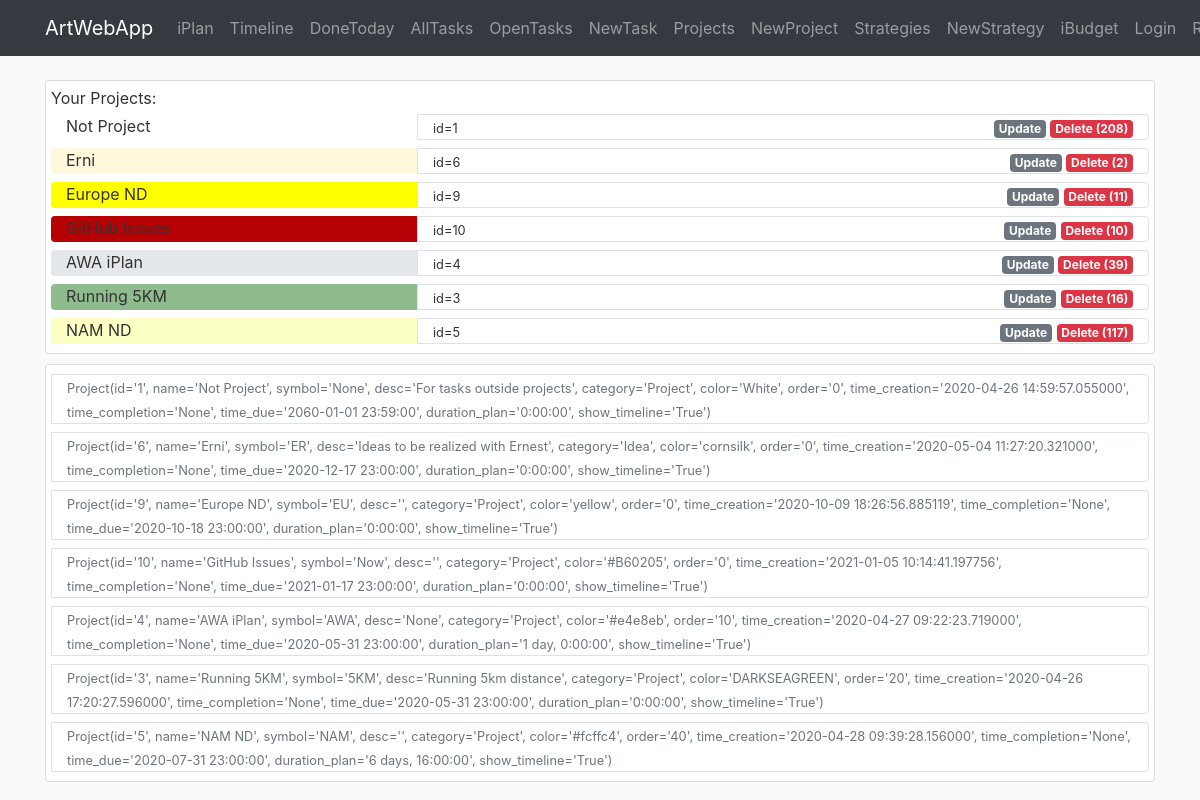
Before: /iplan/project with the older database file.
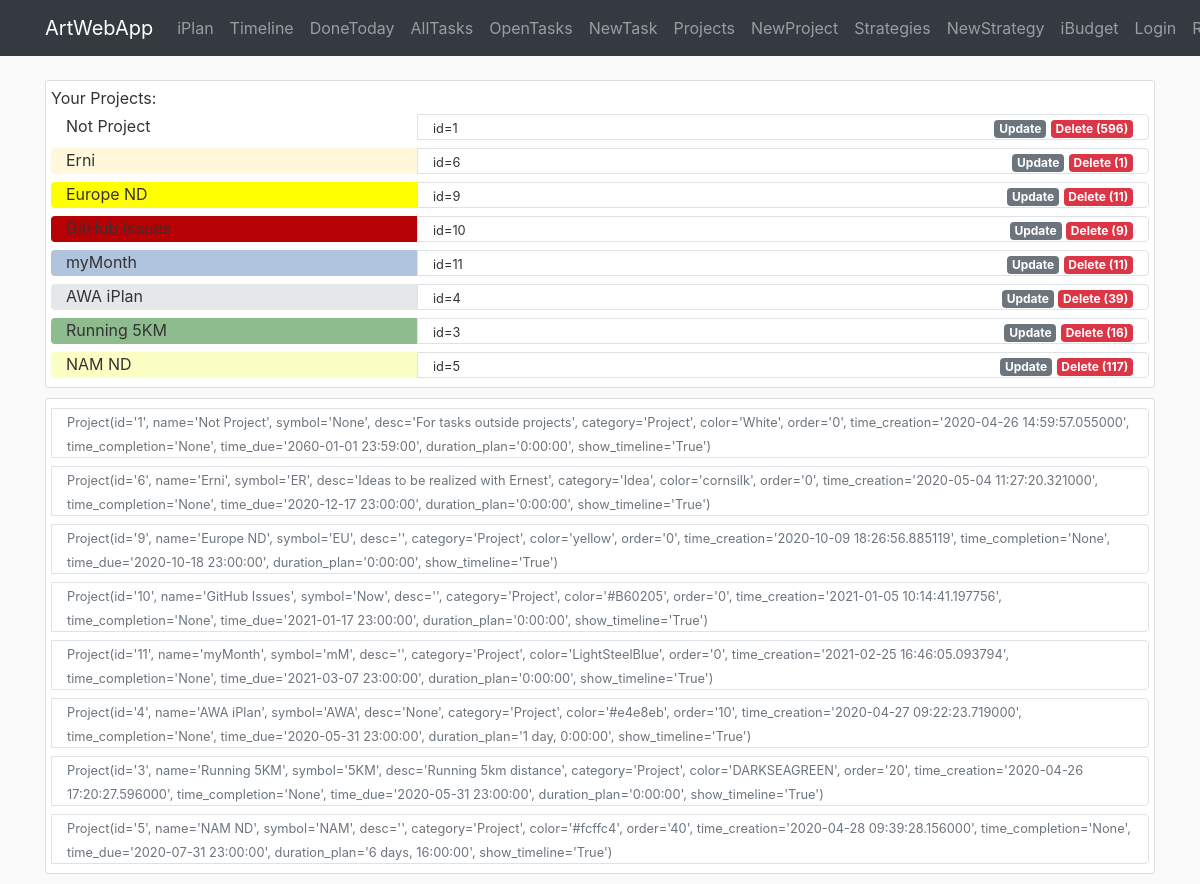
After: the same page with the newer database file.
### awa/iplan/models.py (models this page shows)
class Project(db.Model):
    id = db.Column(db.Integer, primary_key=True)
    name = db.Column(db.String(40), nullable=False)
    symbol = db.Column(db.String(3))
    desc = db.Column(db.Text)
    category = db.Column(db.String(20))
    color = db.Column(db.String(7))
    order = db.Column(db.Integer)
    time_creation = db.Column(db.DateTime, default=datetime.now)
    time_completion = db.Column(db.DateTime)
    time_due = db.Column(db.DateTime)
    duration_plan = db.Column(db.Interval, nullable=False, default=timedelta(0))
    show_timeline = db.Column(db.Boolean, default=True, nullable=False)
    br_task = db.relationship('Task', backref='project')  # todo: lazy=True - test that later
    def __repr__(self):
        return f"Project(id='{self.id}', name='{self.name}', symbol='{self.symbol}', desc='{self.desc}'," \
               f" category='{self.category}', color='{self.color}', order='{self.order}'," \
               f" time_creation='{self.time_creation}', time_completion='{self.time_completion}'," \
               f" time_due='{self.time_due}', duration_plan='{self.duration_plan}'," \
               f" show_timeline='{self.show_timeline}')"

### awa/iplan/routes.py (the view)
@iplan.route('/iplan/project', methods=['GET', 'POST'])
def project():
    projects = Project.query.order_by(Project.order).all()
    count_tasks = {item.id: len(Task.query.filter_by(id_project=item.id).all()) for item in projects}
    return render_template('iplan/project.html', projects=projects, count_tasks=count_tasks)

### awa/templates/iplan/project.html
{% extends "layout.html" %}
{% block content %}
<div class="container">
   <div class="content-section">
       Your Projects:
        {% for item in projects %}
        <div class="row m-0">
            <div class="col-4 rounded-left mt-1 mb-1" style="background-color:{{item.color}}">
                {{item.name}}
            </div>
            <div class="col border rounded-right mt-1 mb-1">
                <div class="row p-0">
                    <div class="col">
                        <small>id={{item.id}}</small>
                    </div>
                    <div class="col-auto ml-auto">
                        <a href="{{url_for('iplan.project_update', id_project=item.id)}}" class="badge badge-secondary">Update</a>
                        {% if count_tasks[item.id] %}
                            <a href="{{url_for('iplan.project_delete', id_project=item.id)}}" class="badge badge-danger">Delete ({{count_tasks[item.id]}})</a>
                        {% else %}
                            <a href="{{url_for('iplan.project_delete', id_project=item.id)}}" class="badge badge-warning">Delete</a>
                        {% endif %}
                    </div>
                </div>
            </div>
        </div>
        {% endfor %}
    </div>
   <div class="content-section">
        {% for item in projects %}
        <div class="row m-0">
            <div class="col border rounded-right mt-1 mb-1">
                <div class="row p-0">
                    <div class="col-auto">
                        <small class="text-muted">{{item}}</small>
                    </div>
                </div>
            </div>
        </div>
        {% endfor %}
    </div>
</div>
{% endblock content %}

Changed rows visible on the page:
computed for Project "Not Project": count_tasks "208" → "596"
computed for Project "Erni": show_timeline "2" → "1"
computed for Project id 10: id "10" → "9"
added Project: name "myMonth", id "11", id+name+symbol "Project(id='11', name='myMonth', symbol='mM', desc='', category='Project', color='LightSteelBlue', order='0', time_creation='2021-02-25 16:46:05.093794', time_completion='None', time_due='2021-03-07 23:00:00', duration_plan='0:00:00', show_timeline='True')"
